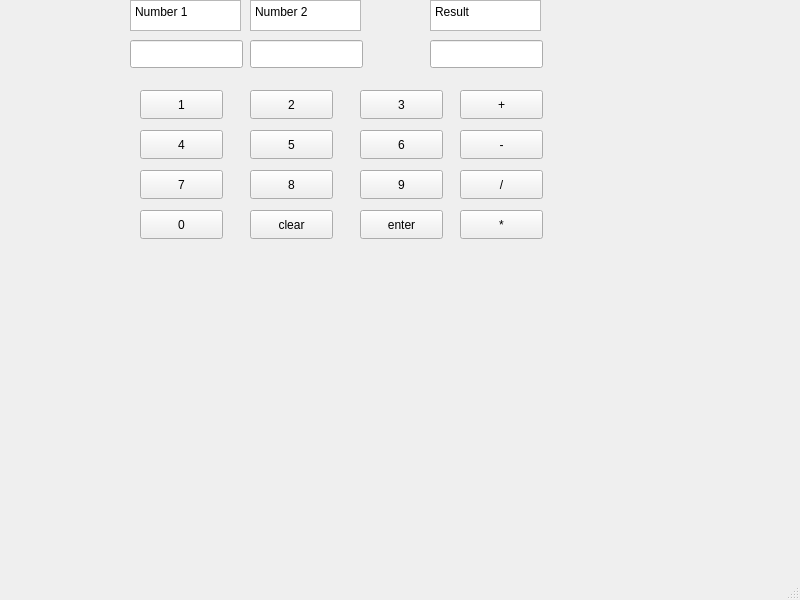
<?xml version="1.0" encoding="UTF-8"?>
<ui version="4.0">
 <class>MainWindow</class>
 <widget class="QMainWindow" name="MainWindow">
  <property name="geometry">
   <rect>
    <x>0</x>
    <y>0</y>
    <width>800</width>
    <height>600</height>
   </rect>
  </property>
  <property name="windowTitle">
   <string>MainWindow</string>
  </property>
  <widget class="QWidget" name="centralwidget">
   <widget class="QPushButton" name="n1">
    <property name="geometry">
     <rect>
      <x>140</x>
      <y>90</y>
      <width>83</width>
      <height>29</height>
     </rect>
    </property>
    <property name="text">
     <string>1</string>
    </property>
   </widget>
   <widget class="QPushButton" name="n4">
    <property name="geometry">
     <rect>
      <x>140</x>
      <y>130</y>
      <width>83</width>
      <height>29</height>
     </rect>
    </property>
    <property name="text">
     <string>4</string>
    </property>
   </widget>
   <widget class="QLineEdit" name="num1Box">
    <property name="geometry">
     <rect>
      <x>130</x>
      <y>40</y>
      <width>113</width>
      <height>28</height>
     </rect>
    </property>
   </widget>
   <widget class="QLineEdit" name="num2Box">
    <property name="geometry">
     <rect>
      <x>250</x>
      <y>40</y>
      <width>113</width>
      <height>28</height>
     </rect>
    </property>
   </widget>
   <widget class="QLineEdit" name="resultBox">
    <property name="geometry">
     <rect>
      <x>430</x>
      <y>40</y>
      <width>113</width>
      <height>28</height>
     </rect>
    </property>
   </widget>
   <widget class="QPushButton" name="n7">
    <property name="geometry">
     <rect>
      <x>140</x>
      <y>170</y>
      <width>83</width>
      <height>29</height>
     </rect>
    </property>
    <property name="text">
     <string>7</string>
    </property>
   </widget>
   <widget class="QPushButton" name="n0">
    <property name="geometry">
     <rect>
      <x>140</x>
      <y>210</y>
      <width>83</width>
      <height>29</height>
     </rect>
    </property>
    <property name="text">
     <string>0</string>
    </property>
   </widget>
   <widget class="QPushButton" name="n5">
    <property name="geometry">
     <rect>
      <x>250</x>
      <y>130</y>
      <width>83</width>
      <height>29</height>
     </rect>
    </property>
    <property name="text">
     <string>5</string>
    </property>
   </widget>
   <widget class="QPushButton" name="clear">
    <property name="geometry">
     <rect>
      <x>250</x>
      <y>210</y>
      <width>83</width>
      <height>29</height>
     </rect>
    </property>
    <property name="text">
     <string>clear</string>
    </property>
   </widget>
   <widget class="QPushButton" name="n2">
    <property name="geometry">
     <rect>
      <x>250</x>
      <y>90</y>
      <width>83</width>
      <height>29</height>
     </rect>
    </property>
    <property name="text">
     <string>2</string>
    </property>
   </widget>
   <widget class="QPushButton" name="n8">
    <property name="geometry">
     <rect>
      <x>250</x>
      <y>170</y>
      <width>83</width>
      <height>29</height>
     </rect>
    </property>
    <property name="text">
     <string>8</string>
    </property>
   </widget>
   <widget class="QPushButton" name="n3">
    <property name="geometry">
     <rect>
      <x>360</x>
      <y>90</y>
      <width>83</width>
      <height>29</height>
     </rect>
    </property>
    <property name="text">
     <string>3</string>
    </property>
   </widget>
   <widget class="QPushButton" name="n6">
    <property name="geometry">
     <rect>
      <x>360</x>
      <y>130</y>
      <width>83</width>
      <height>29</height>
     </rect>
    </property>
    <property name="text">
     <string>6</string>
    </property>
   </widget>
   <widget class="QPushButton" name="n9">
    <property name="geometry">
     <rect>
      <x>360</x>
      <y>170</y>
      <width>83</width>
      <height>29</height>
     </rect>
    </property>
    <property name="text">
     <string>9</string>
    </property>
   </widget>
   <widget class="QPushButton" name="enter">
    <property name="geometry">
     <rect>
      <x>360</x>
      <y>210</y>
      <width>83</width>
      <height>29</height>
     </rect>
    </property>
    <property name="text">
     <string>enter</string>
    </property>
   </widget>
   <widget class="QPushButton" name="sum">
    <property name="geometry">
     <rect>
      <x>460</x>
      <y>90</y>
      <width>83</width>
      <height>29</height>
     </rect>
    </property>
    <property name="text">
     <string>+</string>
    </property>
   </widget>
   <widget class="QPushButton" name="sub">
    <property name="geometry">
     <rect>
      <x>460</x>
      <y>130</y>
      <width>83</width>
      <height>29</height>
     </rect>
    </property>
    <property name="text">
     <string>-</string>
    </property>
   </widget>
   <widget class="QPushButton" name="mul">
    <property name="geometry">
     <rect>
      <x>460</x>
      <y>210</y>
      <width>83</width>
      <height>29</height>
     </rect>
    </property>
    <property name="text">
     <string>*</string>
    </property>
   </widget>
   <widget class="QPushButton" name="div">
    <property name="geometry">
     <rect>
      <x>460</x>
      <y>170</y>
      <width>83</width>
      <height>29</height>
     </rect>
    </property>
    <property name="text">
     <string>/</string>
    </property>
   </widget>
   <widget class="QPlainTextEdit" name="plainTextEdit">
    <property name="geometry">
     <rect>
      <x>130</x>
      <y>0</y>
      <width>111</width>
      <height>31</height>
     </rect>
    </property>
    <property name="plainText">
     <string>Number 1</string>
    </property>
   </widget>
   <widget class="QPlainTextEdit" name="plainTextEdit_2">
    <property name="geometry">
     <rect>
      <x>250</x>
      <y>0</y>
      <width>111</width>
      <height>31</height>
     </rect>
    </property>
    <property name="plainText">
     <string>Number 2</string>
    </property>
   </widget>
   <widget class="QPlainTextEdit" name="plainTextEdit_3">
    <property name="geometry">
     <rect>
      <x>430</x>
      <y>0</y>
      <width>111</width>
      <height>31</height>
     </rect>
    </property>
    <property name="plainText">
     <string>Result</string>
    </property>
   </widget>
  </widget>
  <widget class="QMenuBar" name="menubar">
   <property name="geometry">
    <rect>
     <x>0</x>
     <y>0</y>
     <width>800</width>
     <height>25</height>
    </rect>
   </property>
  </widget>
  <widget class="QStatusBar" name="statusbar"/>
 </widget>
 <resources/>
 <connections/>
</ui>
